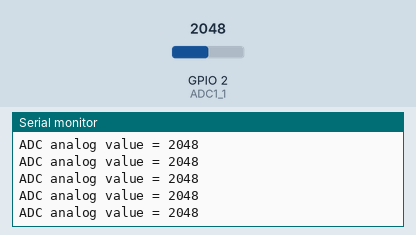
Simulated run of this sketch. Board: ESP32. On the bench: the last lines printed to the serial monitor. Inputs (shaded band) come from the test bench; at power-on: GPIO 2 (ADC1_1) = 2048 (analog values on the 0–4095 scale).

Above: at 1.2 s.
1.3 s: GPIO 2 (ADC1_1) set to 2866
At 1.31 s:
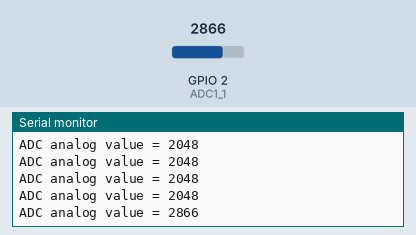
2.8 s: GPIO 2 (ADC1_1) set to 3603
At 2.81 s:
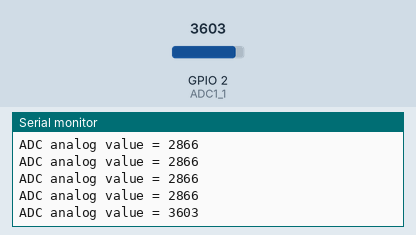
Timing chart, 0 to 5.8 s (numbered marks = the images above; inputs shaded):
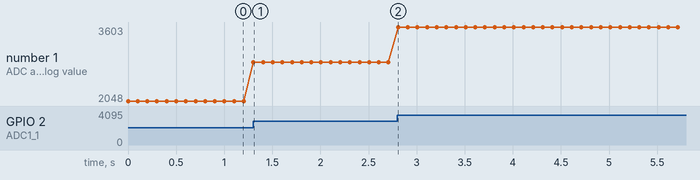

Measured:
- after the input at 1.3 s, the serial monitor: prints a new line at once (image 1)
- after the input at 2.8 s, the serial monitor: prints a new line at once (image 2)
- plotted number 1: 2048 → 2866 after the input at 1.3 s, 2866 → 3603 after the input at 2.8 s

The sketch:

esp32_adc.ino
```cpp
#define ADC1_1 2

void setup() {
  // initialize serial communication at 115200 bits per second:
  Serial.begin(115200);

  //set the resolution to 12 bits (0-4096)
  analogReadResolution(12);
}

void loop() {
  // read the analog / millivolts value for pin 2:
  int analogValue = analogRead(ADC1_1);

  // print out the values you read:
  Serial.printf("ADC analog value = %d\n",analogValue);

  delay(100);  // delay in between reads for clear read from serial
}
```
